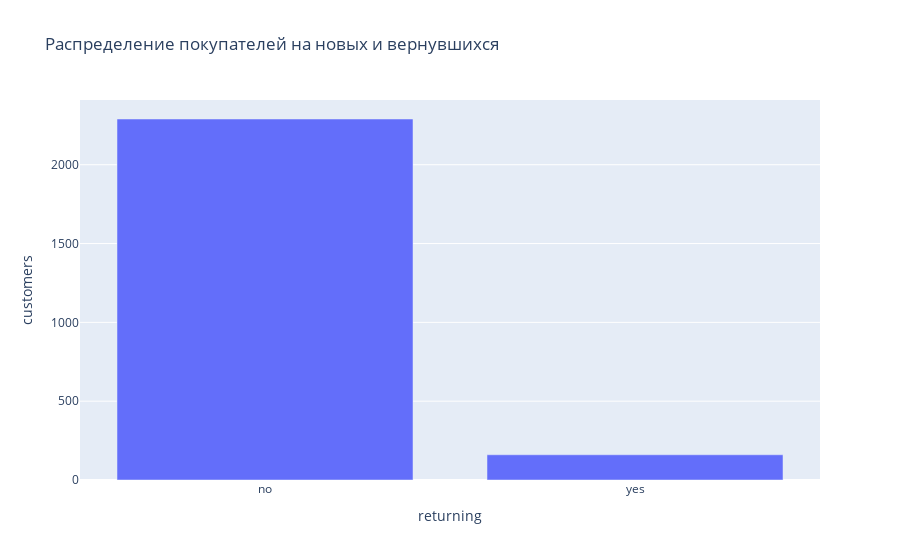

Notebook cell for this chart:
### Code cell
fig = px.bar(orders_per_user.groupby('returning', as_index=False).agg({'customer_id':'nunique'}).\
    rename(columns={'customer_id':'customers'}), x='returning', y='customers',
    title = 'Распределение покупателей на новых и вернувшихся')
fig.show()

### Figure 1 — Plotly figure (JSON) as saved in the notebook; plotly's stock layout.template omitted (floating-point values rounded to 4 significant figures)
{"data": [{"alignmentgroup": "True", "hovertemplate": "returning=%{x}<br>customers=%{y}<extra></extra>", "legendgroup": "", "marker": {"color": "#636efa", "pattern": {"shape": ""}}, "name": "", "offsetgroup": "", "orientation": "v", "showlegend": false, "textposition": "auto", "type": "bar", "x": ["no", "yes"], "xaxis": "x", "y": [2290, 160], "yaxis": "y"}], "layout": {"barmode": "relative", "legend": {"tracegroupgap": 0}, "title": {"text": "Распределение покупателей на новых и вернувшихся"}, "xaxis": {"anchor": "y", "domain": [0, 1], "title": {"text": "returning"}}, "yaxis": {"anchor": "x", "domain": [0, 1], "title": {"text": "customers"}}}}
